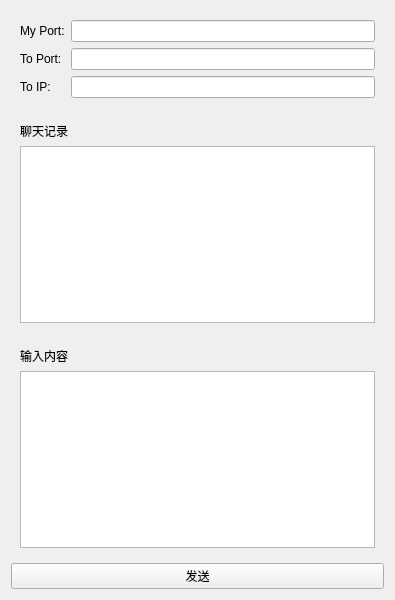
<?xml version="1.0" encoding="UTF-8"?>
<ui version="4.0">
 <class>Upd_1</class>
 <widget class="QWidget" name="Upd_1">
  <property name="geometry">
   <rect>
    <x>0</x>
    <y>0</y>
    <width>395</width>
    <height>600</height>
   </rect>
  </property>
  <property name="windowTitle">
   <string>Upd_1</string>
  </property>
  <layout class="QVBoxLayout" name="verticalLayout_3">
   <item>
    <widget class="QWidget" name="widget" native="true">
     <layout class="QGridLayout" name="gridLayout">
      <item row="0" column="0">
       <widget class="QLabel" name="label">
        <property name="text">
         <string>My Port:</string>
        </property>
       </widget>
      </item>
      <item row="0" column="1">
       <widget class="QLineEdit" name="lbMyPort"/>
      </item>
      <item row="1" column="0">
       <widget class="QLabel" name="label_5">
        <property name="text">
         <string>To Port:</string>
        </property>
       </widget>
      </item>
      <item row="1" column="1">
       <widget class="QLineEdit" name="lb2Port"/>
      </item>
      <item row="2" column="0">
       <widget class="QLabel" name="label_4">
        <property name="text">
         <string>To IP:</string>
        </property>
       </widget>
      </item>
      <item row="2" column="1">
       <widget class="QLineEdit" name="lb2IP"/>
      </item>
     </layout>
    </widget>
   </item>
   <item>
    <widget class="QWidget" name="widget_2" native="true">
     <layout class="QVBoxLayout" name="verticalLayout">
      <item>
       <widget class="QLabel" name="label_3">
        <property name="text">
         <string>聊天记录</string>
        </property>
       </widget>
      </item>
      <item>
       <widget class="QTextEdit" name="teRecord">
        <property name="readOnly">
         <bool>true</bool>
        </property>
       </widget>
      </item>
     </layout>
    </widget>
   </item>
   <item>
    <widget class="QWidget" name="widget_4" native="true">
     <layout class="QVBoxLayout" name="verticalLayout_2">
      <item>
       <widget class="QLabel" name="label_6">
        <property name="text">
         <string>输入内容</string>
        </property>
       </widget>
      </item>
      <item>
       <widget class="QTextEdit" name="teInput"/>
      </item>
     </layout>
    </widget>
   </item>
   <item>
    <widget class="QPushButton" name="btnSend">
     <property name="text">
      <string>发送</string>
     </property>
    </widget>
   </item>
  </layout>
 </widget>
 <resources/>
 <connections/>
</ui>
